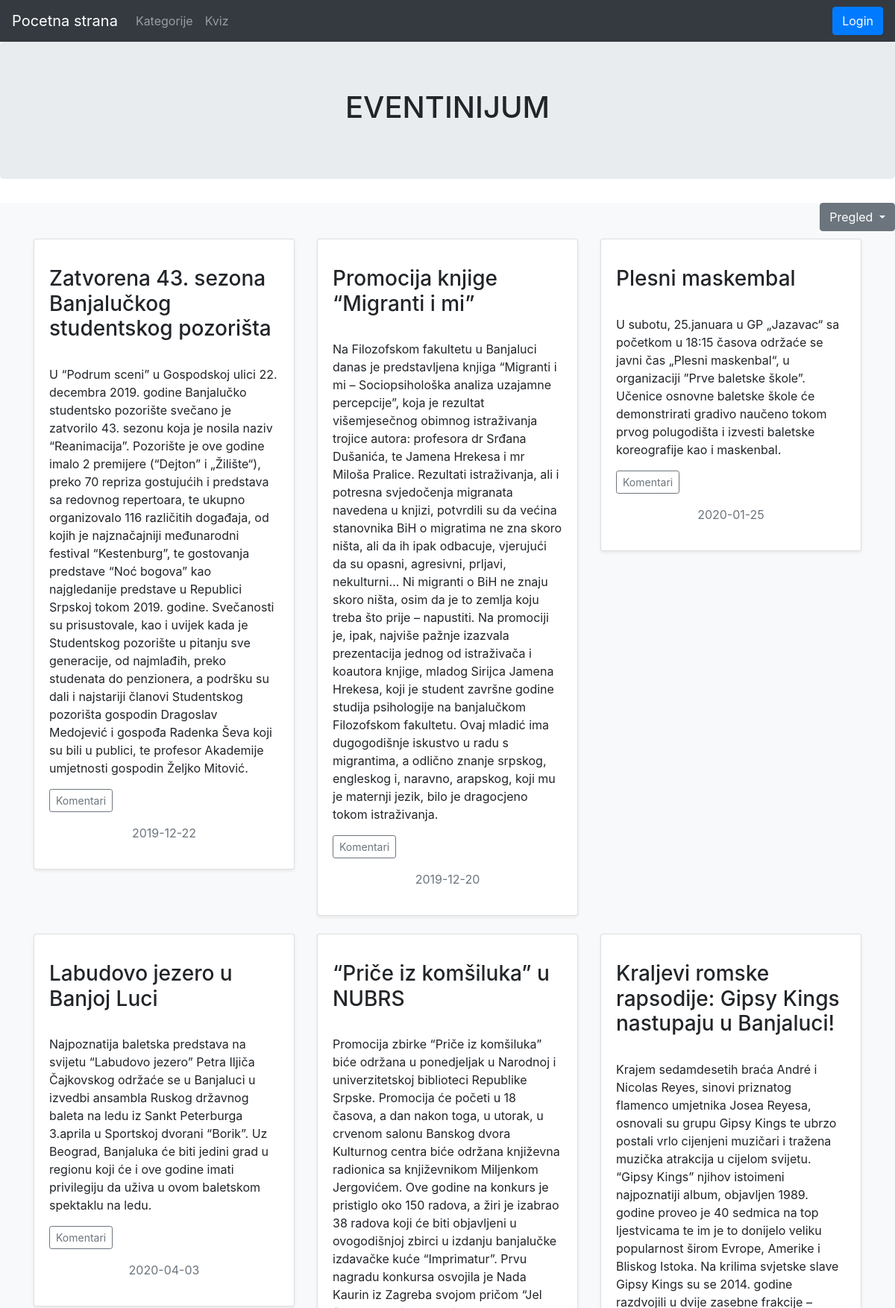
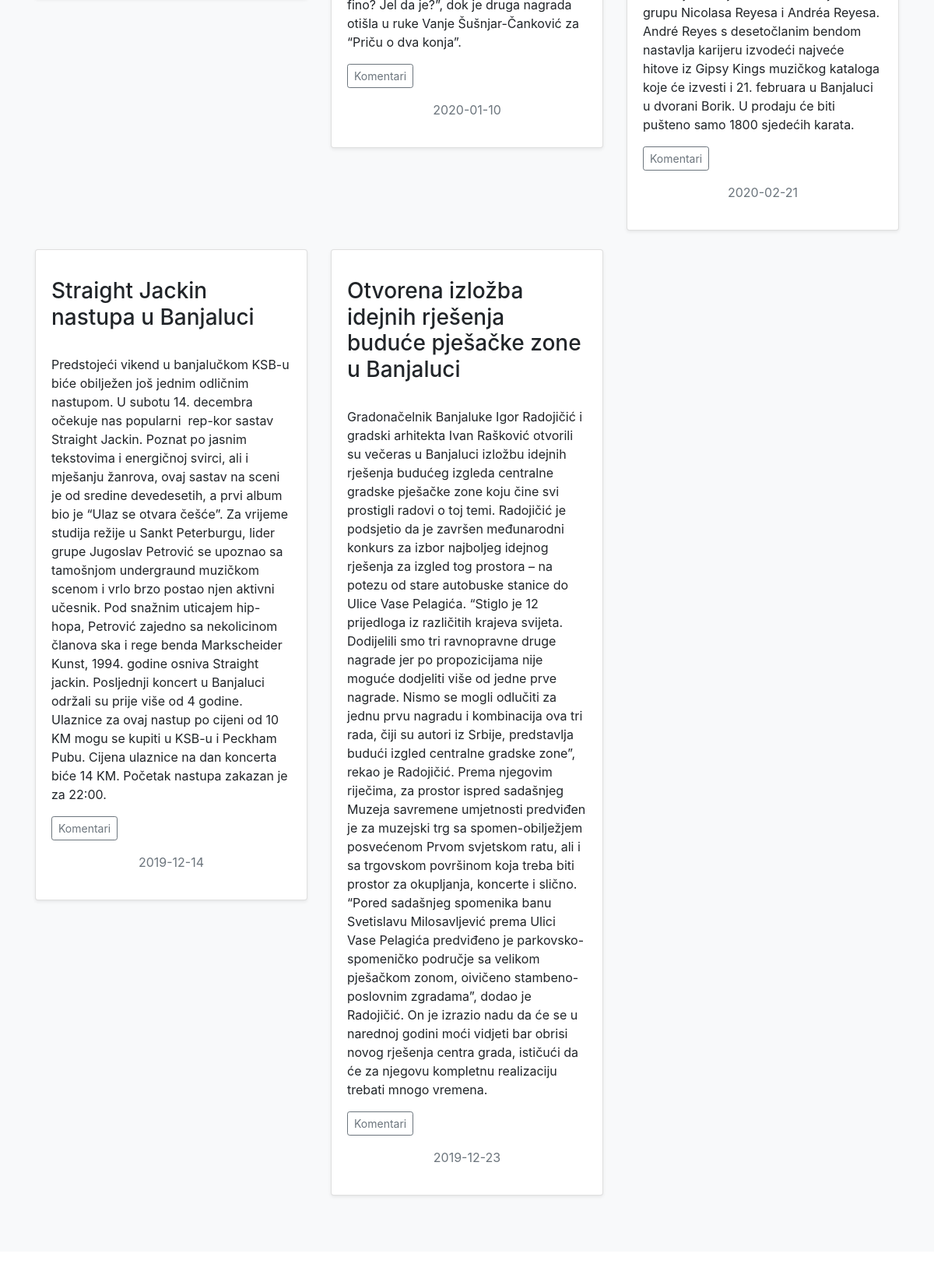
Page /guest_menu.php (upper part) on the committed database (2 pictures, top to bottom).
### tables this page shows
CREATE TABLE `dogadjaji` (
  `dogadja_id` int(11) NOT NULL,
  `naziv` varchar(300) NOT NULL,
  `detalji` text NOT NULL,
  `datum` date NOT NULL,
  `grad_id` int(11) NOT NULL,
  `kategorija_id` int(11) NOT NULL,
  `korisnik_id` int(11) NOT NULL
);

### guest_menu.php (the view, shortened to what this page needs)
<?php
include("database.php");
include("guest_header.php");
?>
<?php
if(isset($_SESSION['sort']) && !empty($_SESSION['sort']))
{
    $datum = date("Y-m-d");
    if($_SESSION['sort'] == "svi_dogadjaji")
    {
      prikazi($DB, "SELECT * FROM dogadjaji");
    }
    elseif($_SESSION['sort'] == "danasnji_dogadjaj") {
        prikazi($DB, "SELECT * FROM dogadjaji WHERE datum = '".$datum."'");
    }
    else if($_SESSION['sort'] == "buduci_dogadjaj"){
        prikazi($DB, "SELECT * FROM dogadjaji WHERE datum >'".$datum."'");
    }
    else if($_SESSION['sort'] == "prosli_dogadjaj"){
        prikazi($DB, "SELECT * FROM dogadjaji WHERE datum < '".$datum."'");
    }
    else if($_SESSION['sort'] == "sortiraj_po_datumu"){
        prikazi($DB, "SELECT * FROM dogadjaji ORDER BY datum ASC");
    }
}
else
{
    prikazi($DB, "SELECT * FROM dogadjaji");
}
?>
<?php
function prikazi($DB, $query_string)
{
?>
<main role="main">
  <section class="jumbotron text-center">
    <div class="container">
      <h1 class="jumbotron-heading">EVENTINIJUM</h1>
    </div>
  </section>
  <div class="dropdown">
        <button class="btn btn-secondary dropdown-toggle float-right" type="button" id="dropDown" data-toggle="dropdown" aria-haspopup="true" aria-expanded="false">
          Pregled
        </button>
      </div>
  <div class="album py-5 bg-light">
    <div class="container">
      <div class="row">
      <?php
        $query = $query_string;
        $result = mysqli_query($DB, $query);
        if(mysqli_num_rows($result) > 0){
            while($row = mysqli_fetch_array($result)){
      ?>
        <div class="col-md-4">
          <div class="card mb-4 shadow-sm">
            <div class="card-body">
              <p class="card-text">
                <?php
                echo "<h3>".$row["naziv"]."</h3>";
                echo "<br>";
                echo $row["detalji"];
                ?>
              </p>
                <div class="d-flex justify-content-between align-items-center">
                <div class="btn-group">
                  <form  method="POST" action="komentari.php" >
                      <button type="submit" class="btn btn-sm btn-outline-secondary " name ="_METHOD" value="UPDATE">Komentari</button>
                  </form>
                </div>
                </div>
              <div class="align-items-center">
                <p class="text-muted text-center"><?php echo substr($row["datum"], 0,10); ?></p>
              </div>
            </div>
          </div>
        </div>
      <?php
        }
        }
      ?>
      </div>
    </div>
  </div>
</main>
<?php
}
?>
</body>
</html>

### rows in the picture
dogadjaji: naziv "Zatvorena 43. sezona Banjalučkog studentskog pozorišta", detalji "U “Podrum sceni” u Gospodskoj ulici 22. decembra 2019. godine Banjalučko studentsko pozorište svečano je zatvorilo 43. sezonu koja je nosila naziv “Reanimacija”. Pozorište je ove godine imalo 2 premijere (“Dejton” i „Žilište“), preko 70 repriza gostujućih i predstava sa redovnog repertoara, te ukupno organizovalo 116 različitih događaja, od kojih je najznačajniji međunarodni festival “Kestenburg”, te gostovanja predstave “Noć bogova” kao najgledanije predstave u Republici Srpskoj tokom 2019. godine. Svečanosti su prisustovale, kao i uvijek kada je Studentskog pozorište u pitanju sve generacije, od najmlađih, preko studenata do penzionera, a podršku su dali i najstariji članovi Studentskog…", datum "2019-12-22"
dogadjaji: naziv "Promocija knjige “Migranti i mi”", detalji "Na Filozofskom fakultetu u Banjaluci danas je predstavljena knjiga “Migranti i mi – Sociopsihološka analiza uzajamne percepcije”, koja je rezultat višemjesečnog obimnog istraživanja trojice autora: profesora dr Srđana Dušanića, te Jamena Hrekesa i mr Miloša Pralice. Rezultati istraživanja, ali i potresna svjedočenja migranata navedena u knjizi, potvrdili su da većina stanovnika BiH o migratima ne zna skoro ništa, ali da ih ipak odbacuje, vjerujući da su opasni, agresivni, prljavi, nekulturni… Ni migranti o BiH ne znaju skoro ništa, osim da je to zemlja koju treba što prije – napustiti. Na promociji je, ipak, najviše pažnje izazvala prezentacija jednog od istraživača i koautora knjige,…", datum "2019-12-20"
dogadjaji: naziv "Plesni maskembal", detalji "U subotu, 25.januara u GP „Jazavac“ sa početkom u 18:15 časova održaće se javni čas „Plesni maskenbal“, u organizaciji ”Prve baletske škole”. Učenice osnovne baletske škole će demonstrirati gradivo naučeno tokom prvog polugodišta i izvesti baletske koreografije kao i maskenbal.", datum "2020-01-25"
dogadjaji: naziv "Labudovo jezero u Banjoj Luci", detalji "Najpoznatija baletska predstava na svijetu “Labudovo jezero” Petra Iljiča Čajkovskog održaće se u Banjaluci u izvedbi ansambla Ruskog državnog baleta na ledu iz Sankt Peterburga 3.aprila u Sportskoj dvorani “Borik”. Uz Beograd, Banjaluka će biti jedini grad u regionu koji će i ove godine imati privilegiju da uživa u ovom baletskom spektaklu na ledu.", datum "2020-04-03"
dogadjaji: naziv "“Priče iz komšiluka” u NUBRS", detalji "Promocija zbirke “Priče iz komšiluka” biće održana u ponedjeljak u Narodnoj i univerzitetskoj biblioteci Republike Srpske. Promocija će početi u 18 časova, a dan nakon toga, u utorak, u crvenom salonu Banskog dvora Kulturnog centra biće održana književna radionica sa književnikom Miljenkom Jergovićem. Ove godine na konkurs je pristiglo oko 150 radova, a žiri je izabrao 38 radova koji će biti objavljeni u ovogodišnjoj zbirci u izdanju banjalučke izdavačke kuće “Imprimatur”. Prvu nagradu konkursa osvojila je Nada Kaurin iz Zagreba svojom pričom “Jel fino? Jel da je?”, dok je druga nagrada otišla u ruke Vanje Šušnjar-Čanković za “Priču o dva konja”.", datum "2020-01-10"
dogadjaji: naziv "Kraljevi romske rapsodije: Gipsy Kings nastupaju u Banjaluci!", detalji "Krajem sedamdesetih braća André i Nicolas Reyes, sinovi priznatog flamenco umjetnika Josea Reyesa, osnovali su grupu Gipsy Kings te ubrzo postali vrlo cijenjeni muzičari i tražena muzička atrakcija u cijelom svijetu. “Gipsy Kings” njihov istoimeni najpoznatiji album, objavljen 1989. godine proveo je 40 sedmica na top ljestvicama te im je to donijelo veliku popularnost širom Evrope, Amerike i Bliskog Istoka. Na krilima svjetske slave Gipsy Kings su se 2014. godine razdvojili u dvije zasebne frakcije – grupu Nicolasa Reyesa i Andréa Reyesa. André Reyes s desetočlanim bendom nastavlja karijeru izvodeći najveće hitove iz Gipsy Kings muzičkog kataloga koje će izvesti i 21. februara u Banjaluci u…", datum "2020-02-21"
dogadjaji: naziv "Straight Jackin nastupa u Banjaluci", detalji "Predstojeći vikend u banjalučkom KSB-u biće obilježen još jednim odličnim nastupom. U subotu 14. decembra očekuje nas popularni rep-kor sastav Straight Jackin. Poznat po jasnim tekstovima i energičnoj svirci, ali i mješanju žanrova, ovaj sastav na sceni je od sredine devedesetih, a prvi album bio je “Ulaz se otvara češće”. Za vrijeme studija režije u Sankt Peterburgu, lider grupe Jugoslav Petrović se upoznao sa tamošnjom undergraund muzičkom scenom i vrlo brzo postao njen aktivni učesnik. Pod snažnim uticajem hip-hopa, Petrović zajedno sa nekolicinom članova ska i rege benda Markscheider Kunst, 1994. godine osniva Straight jackin. Posljednji koncert u Banjaluci održali su prije više od 4…", datum "2019-12-14"
dogadjaji: naziv "Otvorena izložba idejnih rješenja buduće pješačke zone u Banjaluci", detalji "Gradonačelnik Banjaluke Igor Radojičić i gradski arhitekta Ivan Rašković otvorili su večeras u Banjaluci izložbu idejnih rješenja budućeg izgleda centralne gradske pješačke zone koju čine svi prostigli radovi o toj temi. Radojičić je podsjetio da je završen međunarodni konkurs za izbor najboljeg idejnog rješenja za izgled tog prostora – na potezu od stare autobuske stanice do Ulice Vase Pelagića. “Stiglo je 12 prijedloga iz različitih krajeva svijeta. Dodijelili smo tri ravnopravne druge nagrade jer po propozicijama nije moguće dodjeliti više od jedne prve nagrade. Nismo se mogli odlučiti za jednu prvu nagradu i kombinacija ova tri rada, čiji su autori iz Srbije, predstavlja budući izgled…", datum "2019-12-23"
